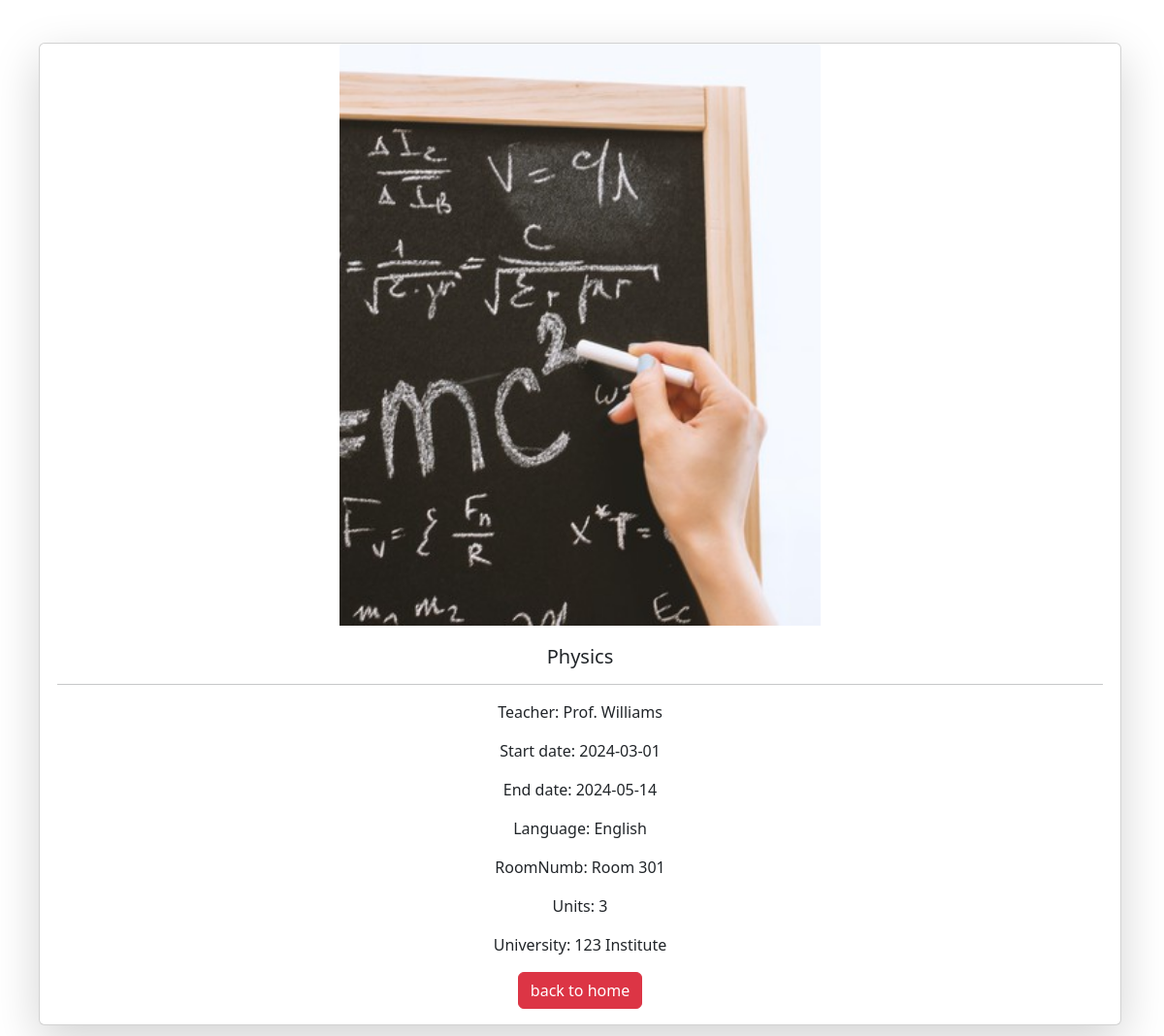
Page /details4all.php?id=3 on the committed database.
### tables this page shows
CREATE TABLE `courses` (
  `id` int(11) NOT NULL,
  `subject` varchar(50) DEFAULT NULL,
  `university` varchar(50) DEFAULT NULL,
  `roomNumb` varchar(50) DEFAULT NULL,
  `date` date DEFAULT NULL,
  `end_date` date DEFAULT NULL,
  `teacher` varchar(100) DEFAULT NULL,
  `email` varchar(100) NOT NULL,
  `picture` varchar(255) DEFAULT NULL,
  `language` varchar(50) DEFAULT NULL,
  `duration` varchar(50) DEFAULT NULL,
  `units` varchar(100) DEFAULT NULL,
  `availability` enum('avaiable','not avaiable') DEFAULT NULL,
  `name` varchar(50) DEFAULT NULL
);

### details4all.php (the view, shortened to what this page needs)
<?php
require "db_connection.php";
if($_GET["id"]) {
    $id = $_GET["id"];
    $sql= "SELECT * FROM courses WHERE id = {$id}";
    $result = mysqli_query($connection, $sql);
    $rows = mysqli_fetch_all($result, MYSQLI_ASSOC);
    if(mysqli_num_rows($result) == 1) {
        $data = mysqli_fetch_assoc($result);}}
foreach($rows as $row) {
$layout = '<div class=" mb-5 col col-12 d-flex align-items-stretch">
<div class="row g-1 container-fluid card shadow-lg bg-card-color">
<img style="width:500px; height:600px; object-fit: cover; margin:auto" src=../Images/'.$row["picture"].' class="card-img-top" alt="...">
<div class="card-body">
  <h5 class="card-title">'.$row["subject"].'</h5>
  <hr>
  <p class="card-text">Teacher: '.$row["teacher"].'</p>
  <p class="card-text">Start date: '.$row["date"].'</p>
  <p class="card-text">End date: '.$row["end_date"].'</p>
  <p class="card-text">Language: '.$row["language"].'</p>
  <p class="card-text">RoomNumb: '.$row["roomNumb"].'</p>
  <p class="card-text">Units: '.$row["units"].'</p>
  <p class="card-text">University: '.$row["university"].'</p>
  <div class="btnAlign">
  </form>
  <a class="btn btn-danger" href="index.php">back to home</a></div>
</div>
</div>
</div>
';
}
?>
<!DOCTYPE html>
<html lang="en">
<head>
    <link href="https://cdn.jsdelivr.net/npm/bootstrap@5.3.3/dist/css/bootstrap.min.css" rel="stylesheet">
</head>
<body>
    <br><br>
    <div class="container" >
        <?= $layout ?>
    </div>
</body>
</html>

### details4all.php (style rules this page uses)
.card-text, .card-title { text-align: center; }
.btnAlign { display: flex; justify-content: space-around; }

### rows in the picture
courses: picture (picture), subject "Physics", teacher "Prof. Williams", date "2024-03-01", end_date "2024-05-14", language "English", roomNumb "Room 301", units "3", university "123 Institute"
